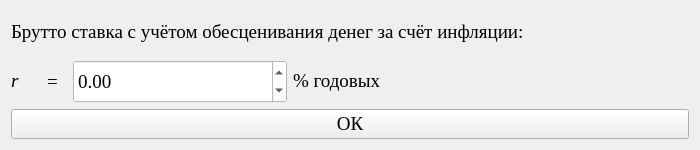
<?xml version="1.0" encoding="UTF-8"?>
<ui version="4.0">
 <class>Form</class>
 <widget class="QWidget" name="Form">
  <property name="geometry">
   <rect>
    <x>0</x>
    <y>0</y>
    <width>700</width>
    <height>150</height>
   </rect>
  </property>
  <property name="minimumSize">
   <size>
    <width>700</width>
    <height>150</height>
   </size>
  </property>
  <property name="maximumSize">
   <size>
    <width>700</width>
    <height>150</height>
   </size>
  </property>
  <property name="windowTitle">
   <string>Вывод:</string>
  </property>
  <property name="styleSheet">
   <string notr="true"/>
  </property>
  <layout class="QGridLayout" name="gridLayout_3">
   <item row="0" column="0">
    <layout class="QGridLayout" name="gridLayout_2">
     <item row="0" column="0">
      <widget class="QLabel" name="label_39">
       <property name="minimumSize">
        <size>
         <width>300</width>
         <height>0</height>
        </size>
       </property>
       <property name="maximumSize">
        <size>
         <width>16777215</width>
         <height>16777215</height>
        </size>
       </property>
       <property name="font">
        <font>
         <family>Times New Roman</family>
         <pointsize>14</pointsize>
        </font>
       </property>
       <property name="text">
        <string>&lt;html&gt;&lt;head/&gt;&lt;body&gt;&lt;p&gt;Брутто ставка с учётом обесценивания денег за счёт инфляции:&lt;/p&gt;&lt;/body&gt;&lt;/html&gt;</string>
       </property>
      </widget>
     </item>
     <item row="1" column="0">
      <layout class="QGridLayout" name="gridLayout">
       <item row="0" column="0">
        <layout class="QGridLayout" name="gridLayout_18" columnstretch="0,0,0,1">
         <item row="0" column="2">
          <widget class="QDoubleSpinBox" name="doubleSpinBox_10">
           <property name="enabled">
            <bool>false</bool>
           </property>
           <property name="minimumSize">
            <size>
             <width>214</width>
             <height>25</height>
            </size>
           </property>
           <property name="maximumSize">
            <size>
             <width>16777215</width>
             <height>220</height>
            </size>
           </property>
           <property name="font">
            <font>
             <family>Times New Roman</family>
             <pointsize>14</pointsize>
            </font>
           </property>
           <property name="styleSheet">
            <string notr="true">color: black; background-color: white;</string>
           </property>
           <property name="decimals">
            <number>2</number>
           </property>
           <property name="minimum">
            <double>-999999999.000000000000000</double>
           </property>
           <property name="maximum">
            <double>999999999.000000000000000</double>
           </property>
           <property name="singleStep">
            <double>0.001000000000000</double>
           </property>
           <property name="value">
            <double>0.000000000000000</double>
           </property>
          </widget>
         </item>
         <item row="0" column="3">
          <widget class="QLabel" name="label_40">
           <property name="minimumSize">
            <size>
             <width>60</width>
             <height>0</height>
            </size>
           </property>
           <property name="maximumSize">
            <size>
             <width>16777215</width>
             <height>16777215</height>
            </size>
           </property>
           <property name="font">
            <font>
             <family>Times New Roman</family>
             <pointsize>14</pointsize>
            </font>
           </property>
           <property name="text">
            <string>&lt;html&gt;&lt;head/&gt;&lt;body&gt;&lt;p&gt;&lt;span style=&quot; font-size:14pt;&quot;&gt;% годовых&lt;/span&gt;&lt;/p&gt;&lt;/body&gt;&lt;/html&gt;</string>
           </property>
          </widget>
         </item>
         <item row="0" column="0">
          <widget class="QLabel" name="label_41">
           <property name="minimumSize">
            <size>
             <width>30</width>
             <height>0</height>
            </size>
           </property>
           <property name="maximumSize">
            <size>
             <width>16777215</width>
             <height>16777215</height>
            </size>
           </property>
           <property name="font">
            <font>
             <family>Times New Roman</family>
             <pointsize>14</pointsize>
             <italic>true</italic>
            </font>
           </property>
           <property name="text">
            <string>&lt;html&gt;&lt;head/&gt;&lt;body&gt;&lt;p&gt;r&lt;/p&gt;&lt;/body&gt;&lt;/html&gt;</string>
           </property>
          </widget>
         </item>
         <item row="0" column="1">
          <widget class="QLabel" name="label_38">
           <property name="minimumSize">
            <size>
             <width>20</width>
             <height>0</height>
            </size>
           </property>
           <property name="maximumSize">
            <size>
             <width>16777215</width>
             <height>16777215</height>
            </size>
           </property>
           <property name="font">
            <font>
             <family>Times New Roman</family>
             <pointsize>14</pointsize>
            </font>
           </property>
           <property name="text">
            <string>=</string>
           </property>
          </widget>
         </item>
        </layout>
       </item>
      </layout>
     </item>
    </layout>
   </item>
   <item row="1" column="0">
    <widget class="QPushButton" name="pushButton">
     <property name="maximumSize">
      <size>
       <width>16777215</width>
       <height>16777215</height>
      </size>
     </property>
     <property name="font">
      <font>
       <family>Times New Roman</family>
       <pointsize>14</pointsize>
      </font>
     </property>
     <property name="styleSheet">
      <string notr="true"/>
     </property>
     <property name="text">
      <string>ОК</string>
     </property>
    </widget>
   </item>
  </layout>
 </widget>
 <resources/>
 <connections/>
</ui>
